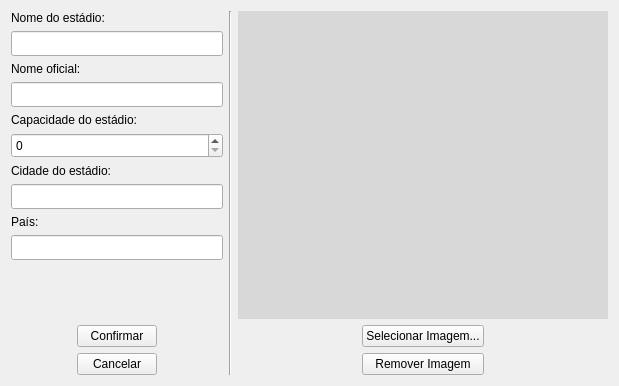
<?xml version="1.0" encoding="UTF-8"?>
<ui version="4.0">
 <class>cadastroEstadio</class>
 <widget class="QWidget" name="cadastroEstadio">
  <property name="geometry">
   <rect>
    <x>0</x>
    <y>0</y>
    <width>619</width>
    <height>386</height>
   </rect>
  </property>
  <property name="windowTitle">
   <string>Cadastro de Estadio</string>
  </property>
  <layout class="QHBoxLayout" name="horizontalLayout">
   <item>
    <layout class="QGridLayout" name="gridLayout_2">
     <item row="10" column="0" colspan="3">
      <spacer name="verticalSpacer_4">
       <property name="orientation">
        <enum>Qt::Vertical</enum>
       </property>
       <property name="sizeType">
        <enum>QSizePolicy::Expanding</enum>
       </property>
       <property name="sizeHint" stdset="0">
        <size>
         <width>20</width>
         <height>40</height>
        </size>
       </property>
      </spacer>
     </item>
     <item row="11" column="2">
      <spacer name="horizontalSpacer_2">
       <property name="orientation">
        <enum>Qt::Horizontal</enum>
       </property>
       <property name="sizeType">
        <enum>QSizePolicy::Fixed</enum>
       </property>
       <property name="sizeHint" stdset="0">
        <size>
         <width>60</width>
         <height>20</height>
        </size>
       </property>
      </spacer>
     </item>
     <item row="0" column="0" colspan="3">
      <widget class="QLabel" name="label">
       <property name="sizePolicy">
        <sizepolicy hsizetype="Fixed" vsizetype="Fixed">
         <horstretch>0</horstretch>
         <verstretch>0</verstretch>
        </sizepolicy>
       </property>
       <property name="text">
        <string>Nome do estádio:</string>
       </property>
      </widget>
     </item>
     <item row="12" column="0">
      <spacer name="horizontalSpacer_3">
       <property name="orientation">
        <enum>Qt::Horizontal</enum>
       </property>
       <property name="sizeType">
        <enum>QSizePolicy::Fixed</enum>
       </property>
       <property name="sizeHint" stdset="0">
        <size>
         <width>60</width>
         <height>20</height>
        </size>
       </property>
      </spacer>
     </item>
     <item row="11" column="1">
      <widget class="QPushButton" name="Confirmar">
       <property name="enabled">
        <bool>true</bool>
       </property>
       <property name="sizePolicy">
        <sizepolicy hsizetype="Fixed" vsizetype="Fixed">
         <horstretch>0</horstretch>
         <verstretch>0</verstretch>
        </sizepolicy>
       </property>
       <property name="text">
        <string>Confirmar</string>
       </property>
      </widget>
     </item>
     <item row="3" column="0" colspan="3">
      <widget class="QLineEdit" name="estNomeCompleto">
       <property name="sizePolicy">
        <sizepolicy hsizetype="Ignored" vsizetype="Fixed">
         <horstretch>0</horstretch>
         <verstretch>0</verstretch>
        </sizepolicy>
       </property>
       <property name="minimumSize">
        <size>
         <width>0</width>
         <height>25</height>
        </size>
       </property>
       <property name="layoutDirection">
        <enum>Qt::LeftToRight</enum>
       </property>
       <property name="maxLength">
        <number>200</number>
       </property>
      </widget>
     </item>
     <item row="12" column="1">
      <widget class="QPushButton" name="Cancelar">
       <property name="enabled">
        <bool>true</bool>
       </property>
       <property name="sizePolicy">
        <sizepolicy hsizetype="Fixed" vsizetype="Fixed">
         <horstretch>0</horstretch>
         <verstretch>0</verstretch>
        </sizepolicy>
       </property>
       <property name="text">
        <string>Cancelar</string>
       </property>
      </widget>
     </item>
     <item row="2" column="0" colspan="3">
      <widget class="QLabel" name="label_2">
       <property name="sizePolicy">
        <sizepolicy hsizetype="Fixed" vsizetype="Fixed">
         <horstretch>0</horstretch>
         <verstretch>0</verstretch>
        </sizepolicy>
       </property>
       <property name="text">
        <string>Nome oficial:</string>
       </property>
      </widget>
     </item>
     <item row="1" column="0" colspan="3">
      <widget class="QLineEdit" name="estNome">
       <property name="sizePolicy">
        <sizepolicy hsizetype="Ignored" vsizetype="Fixed">
         <horstretch>0</horstretch>
         <verstretch>0</verstretch>
        </sizepolicy>
       </property>
       <property name="minimumSize">
        <size>
         <width>0</width>
         <height>25</height>
        </size>
       </property>
       <property name="layoutDirection">
        <enum>Qt::LeftToRight</enum>
       </property>
       <property name="maxLength">
        <number>50</number>
       </property>
      </widget>
     </item>
     <item row="12" column="2">
      <spacer name="horizontalSpacer_4">
       <property name="orientation">
        <enum>Qt::Horizontal</enum>
       </property>
       <property name="sizeType">
        <enum>QSizePolicy::Fixed</enum>
       </property>
       <property name="sizeHint" stdset="0">
        <size>
         <width>60</width>
         <height>20</height>
        </size>
       </property>
      </spacer>
     </item>
     <item row="11" column="0">
      <spacer name="horizontalSpacer">
       <property name="orientation">
        <enum>Qt::Horizontal</enum>
       </property>
       <property name="sizeType">
        <enum>QSizePolicy::Fixed</enum>
       </property>
       <property name="sizeHint" stdset="0">
        <size>
         <width>60</width>
         <height>20</height>
        </size>
       </property>
      </spacer>
     </item>
     <item row="7" column="0" colspan="3">
      <widget class="QLineEdit" name="estCidade">
       <property name="sizePolicy">
        <sizepolicy hsizetype="Ignored" vsizetype="Fixed">
         <horstretch>0</horstretch>
         <verstretch>0</verstretch>
        </sizepolicy>
       </property>
       <property name="minimumSize">
        <size>
         <width>0</width>
         <height>25</height>
        </size>
       </property>
       <property name="layoutDirection">
        <enum>Qt::LeftToRight</enum>
       </property>
       <property name="maxLength">
        <number>30</number>
       </property>
      </widget>
     </item>
     <item row="5" column="0" colspan="3">
      <widget class="QSpinBox" name="estCapacidade">
       <property name="sizePolicy">
        <sizepolicy hsizetype="Ignored" vsizetype="Fixed">
         <horstretch>0</horstretch>
         <verstretch>0</verstretch>
        </sizepolicy>
       </property>
       <property name="minimumSize">
        <size>
         <width>0</width>
         <height>25</height>
        </size>
       </property>
       <property name="maximum">
        <number>500000</number>
       </property>
      </widget>
     </item>
     <item row="6" column="0" colspan="3">
      <widget class="QLabel" name="label_4">
       <property name="sizePolicy">
        <sizepolicy hsizetype="Fixed" vsizetype="Fixed">
         <horstretch>0</horstretch>
         <verstretch>0</verstretch>
        </sizepolicy>
       </property>
       <property name="text">
        <string>Cidade do estádio:</string>
       </property>
      </widget>
     </item>
     <item row="4" column="0" colspan="3">
      <widget class="QLabel" name="label_3">
       <property name="sizePolicy">
        <sizepolicy hsizetype="Fixed" vsizetype="Fixed">
         <horstretch>0</horstretch>
         <verstretch>0</verstretch>
        </sizepolicy>
       </property>
       <property name="text">
        <string>Capacidade do estádio:</string>
       </property>
      </widget>
     </item>
     <item row="8" column="0" colspan="3">
      <widget class="QLabel" name="label_5">
       <property name="sizePolicy">
        <sizepolicy hsizetype="Fixed" vsizetype="Fixed">
         <horstretch>0</horstretch>
         <verstretch>0</verstretch>
        </sizepolicy>
       </property>
       <property name="text">
        <string>País:</string>
       </property>
      </widget>
     </item>
     <item row="9" column="0" colspan="3">
      <widget class="QLineEdit" name="estPais">
       <property name="sizePolicy">
        <sizepolicy hsizetype="Ignored" vsizetype="Fixed">
         <horstretch>0</horstretch>
         <verstretch>0</verstretch>
        </sizepolicy>
       </property>
       <property name="minimumSize">
        <size>
         <width>0</width>
         <height>25</height>
        </size>
       </property>
       <property name="layoutDirection">
        <enum>Qt::LeftToRight</enum>
       </property>
       <property name="maxLength">
        <number>30</number>
       </property>
      </widget>
     </item>
    </layout>
   </item>
   <item>
    <widget class="Line" name="line">
     <property name="orientation">
      <enum>Qt::Vertical</enum>
     </property>
    </widget>
   </item>
   <item>
    <layout class="QGridLayout" name="gridLayout_3">
     <item row="3" column="1">
      <widget class="QPushButton" name="SelecionarImg">
       <property name="text">
        <string>Selecionar Imagem...</string>
       </property>
      </widget>
     </item>
     <item row="4" column="1">
      <widget class="QPushButton" name="RemoverImg">
       <property name="text">
        <string>Remover Imagem</string>
       </property>
      </widget>
     </item>
     <item row="4" column="0">
      <spacer name="horizontalSpacer_6">
       <property name="orientation">
        <enum>Qt::Horizontal</enum>
       </property>
       <property name="sizeHint" stdset="0">
        <size>
         <width>40</width>
         <height>20</height>
        </size>
       </property>
      </spacer>
     </item>
     <item row="3" column="0">
      <spacer name="horizontalSpacer_5">
       <property name="orientation">
        <enum>Qt::Horizontal</enum>
       </property>
       <property name="sizeHint" stdset="0">
        <size>
         <width>40</width>
         <height>20</height>
        </size>
       </property>
      </spacer>
     </item>
     <item row="3" column="2">
      <spacer name="horizontalSpacer_7">
       <property name="orientation">
        <enum>Qt::Horizontal</enum>
       </property>
       <property name="sizeHint" stdset="0">
        <size>
         <width>40</width>
         <height>20</height>
        </size>
       </property>
      </spacer>
     </item>
     <item row="4" column="2">
      <spacer name="horizontalSpacer_8">
       <property name="orientation">
        <enum>Qt::Horizontal</enum>
       </property>
       <property name="sizeHint" stdset="0">
        <size>
         <width>40</width>
         <height>20</height>
        </size>
       </property>
      </spacer>
     </item>
     <item row="2" column="0" colspan="3">
      <widget class="QLabel" name="estPixmap">
       <property name="sizePolicy">
        <sizepolicy hsizetype="Ignored" vsizetype="Ignored">
         <horstretch>0</horstretch>
         <verstretch>0</verstretch>
        </sizepolicy>
       </property>
       <property name="styleSheet">
        <string notr="true">background-color: rgb(216, 216, 216);</string>
       </property>
       <property name="text">
        <string/>
       </property>
       <property name="scaledContents">
        <bool>true</bool>
       </property>
      </widget>
     </item>
    </layout>
   </item>
  </layout>
 </widget>
 <tabstops>
  <tabstop>estNome</tabstop>
  <tabstop>estNomeCompleto</tabstop>
  <tabstop>estCapacidade</tabstop>
  <tabstop>estCidade</tabstop>
  <tabstop>estPais</tabstop>
  <tabstop>Confirmar</tabstop>
  <tabstop>Cancelar</tabstop>
  <tabstop>SelecionarImg</tabstop>
  <tabstop>RemoverImg</tabstop>
 </tabstops>
 <resources/>
 <connections>
  <connection>
   <sender>estCidade</sender>
   <signal>returnPressed()</signal>
   <receiver>Confirmar</receiver>
   <slot>click()</slot>
   <hints>
    <hint type="sourcelabel">
     <x>95</x>
     <y>198</y>
    </hint>
    <hint type="destinationlabel">
     <x>150</x>
     <y>346</y>
    </hint>
   </hints>
  </connection>
  <connection>
   <sender>estNome</sender>
   <signal>returnPressed()</signal>
   <receiver>Confirmar</receiver>
   <slot>click()</slot>
   <hints>
    <hint type="sourcelabel">
     <x>106</x>
     <y>44</y>
    </hint>
    <hint type="destinationlabel">
     <x>150</x>
     <y>346</y>
    </hint>
   </hints>
  </connection>
  <connection>
   <sender>estNomeCompleto</sender>
   <signal>returnPressed()</signal>
   <receiver>Confirmar</receiver>
   <slot>click()</slot>
   <hints>
    <hint type="sourcelabel">
     <x>95</x>
     <y>98</y>
    </hint>
    <hint type="destinationlabel">
     <x>150</x>
     <y>346</y>
    </hint>
   </hints>
  </connection>
  <connection>
   <sender>estPais</sender>
   <signal>returnPressed()</signal>
   <receiver>Confirmar</receiver>
   <slot>click()</slot>
   <hints>
    <hint type="sourcelabel">
     <x>216</x>
     <y>253</y>
    </hint>
    <hint type="destinationlabel">
     <x>150</x>
     <y>346</y>
    </hint>
   </hints>
  </connection>
 </connections>
</ui>
